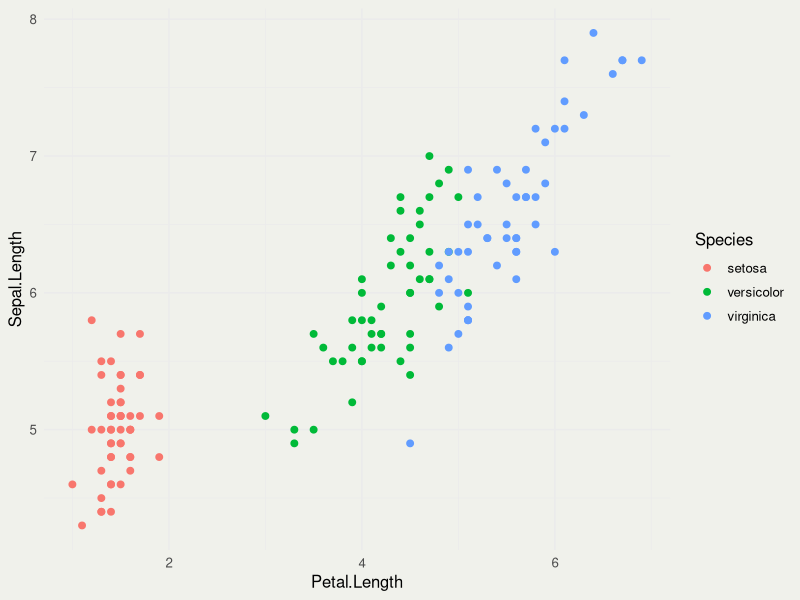
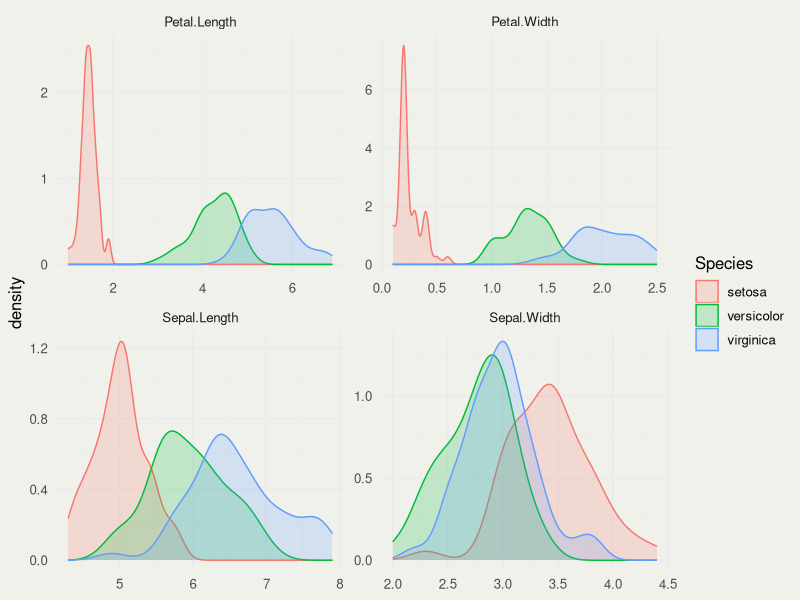

Here is the R script that generated these plots, in order:
## ---- chunk 1
#| include: false

library(ggplot2)
library(dplyr)
library(tidyr)

lecture_theme <-
  theme_minimal(base_size = 12) +
  theme(
    panel.background = element_rect(fill = "#f0f1eb", color = "#f0f1eb"),
    plot.background = element_rect(fill = "#f0f1eb", color = "#f0f1eb"),
    legend.key = element_rect(fill = "#f0f1eb", color = "#f0f1eb")
  )

theme_set(lecture_theme)
## ---- chunk 2
dim(iris)
names(iris)
table(iris$Species)
head(iris)
## ---- chunk 3
overall_means <- iris |>
  summarise(across(where(is.numeric), mean))

knitr::kable(
  overall_means,
  digits = 3,
  caption = "Overall means of the iris measurements"
)
## ---- chunk 4
species_means <- iris |>
  group_by(Species) |>
  summarise(
    across(where(is.numeric), mean),
    .groups = "drop"
  )

knitr::kable(
  species_means,
  digits = 3,
  caption = "Mean iris measurements by species"
)
## ---- chunk 5
#| fig-width: 7
#| fig-height: 5.2
#| fig-align: center
#| fig-cap: "Sepal length versus petal length, colored by species."

scatter_plot <- ggplot(
  iris,
  aes(x = Petal.Length, y = Sepal.Length, color = Species)
) +
  geom_point(size = 2) +
  labs(
    x = "Petal.Length",
    y = "Sepal.Length",
    color = "Species"
  )

scatter_plot
## ---- chunk 6
#| fig-width: 7
#| fig-height: 5.3
#| fig-align: center
#| fig-cap: "Distributions of the four iris measurements by species."

iris_long <- iris |>
  pivot_longer(
    cols = -Species,
    names_to = "name",
    values_to = "value"
  )

density_plot <- ggplot(
  iris_long,
  aes(x = value, color = Species, fill = Species)
) +
  geom_density(alpha = 1/5) +
  facet_wrap(~ name, scales = "free", ncol = 2) +
  labs(x = NULL, y = "density", color = "Species", fill = "Species")

density_plot
## ---- chunk 7
integrand <- function(x) {
  2 * x * cos(x^2)
}

numeric_result <- integrate(
  integrand,
  lower = 0,
  upper = 2 * pi
)

numeric_result

c(
  analytic = sin(4 * pi^2),
  numerical = numeric_result$value,
  difference = abs(sin(4 * pi^2) - numeric_result$value)
)
